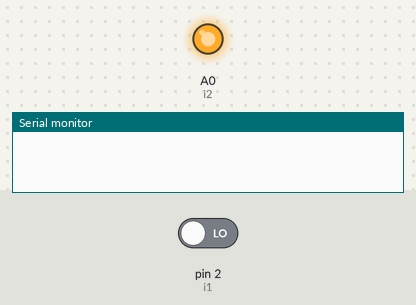
Simulated run of this sketch. Board: Arduino Uno, built with avr-gcc and run on an emulated ATmega328P. On the bench: output pins drawn as LEDs (lit = HIGH), the last lines printed to the serial monitor. The test bench sets the inputs (shaded band); at power-on: pin 2 (i1) LOW. Pins used as bus, display or sensor lines are not drawn.

Above: at 1.2 s.
1.3 s: pin 2 (i1) driven HIGH
At 2.2 s:
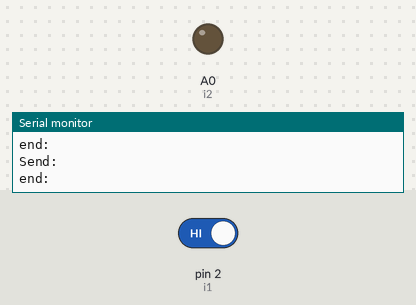
Timing chart, 0 to 4.3 s (numbered marks = the images above; inputs shaded):
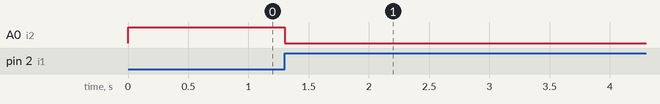

The sketch:

device1.ino
```cpp
int i1=2,i2=A0;
int s1=3,s2=A2;
bool x[]={1,0,0,1,0,1,0,1};
void setup() {
  // put your setup code here, to run once:
  pinMode(A0,OUTPUT);
  pinMode(A2,OUTPUT);
  pinMode(2,INPUT);
  pinMode(3,INPUT);
  digitalWrite(i2,LOW);
  attachInterrupt(digitalPinToInterrupt(i1),sen,RISING);
  Serial.begin(9600);
  digitalWrite(i2,HIGH);
}
int i=0;
void loop() {
  // put your main code here, to run repeatedly:

}

void sen(){
  for(int i=0;i<8;i++){
    digitalWrite(s2,x[i]);
    Serial.println("Send: "+x[i]);
  }
  digitalWrite(i2,LOW);
}
```

Measured:
- after the input at 1.3 s, A0 (i2): HIGH → LOW at once
